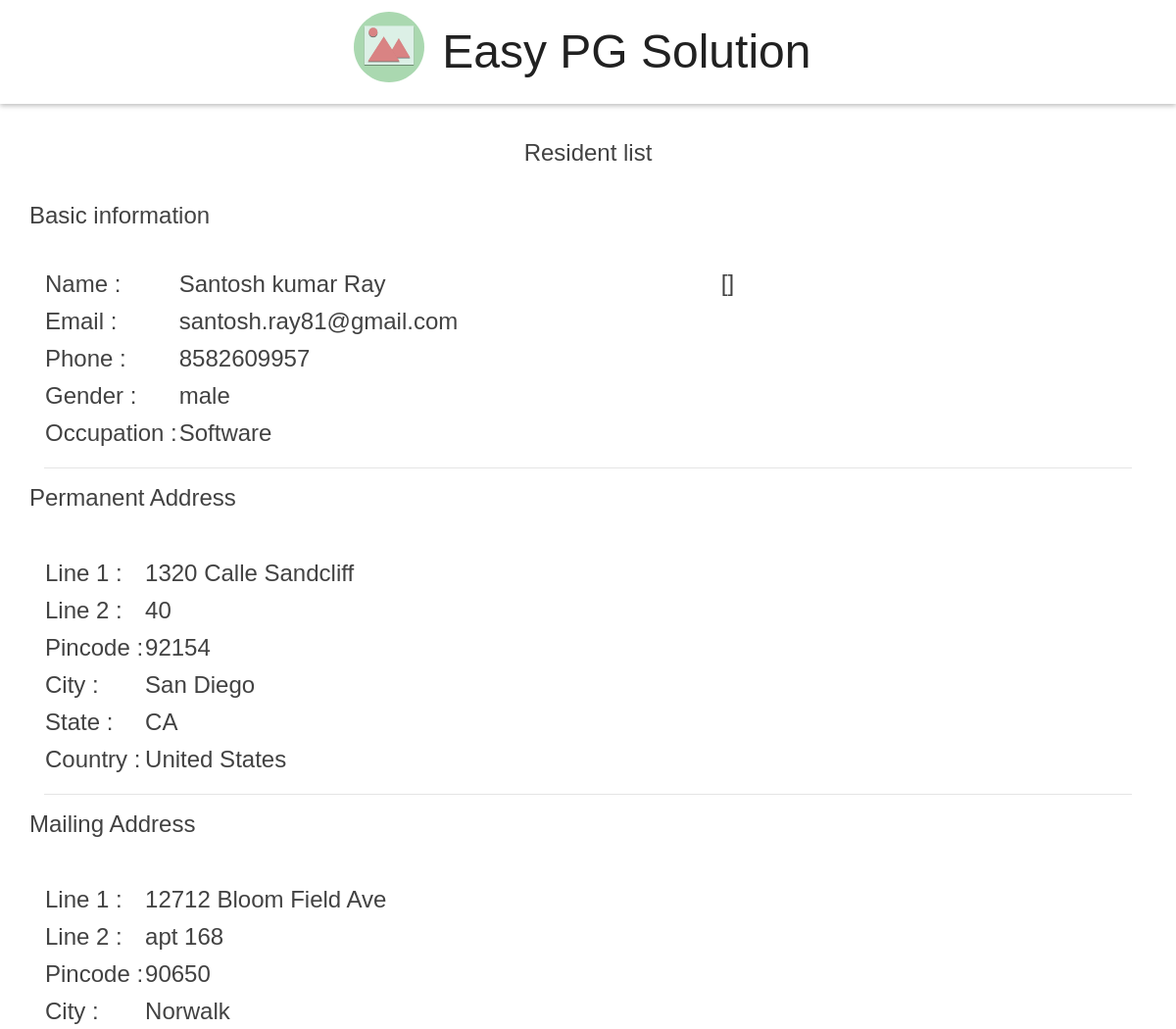
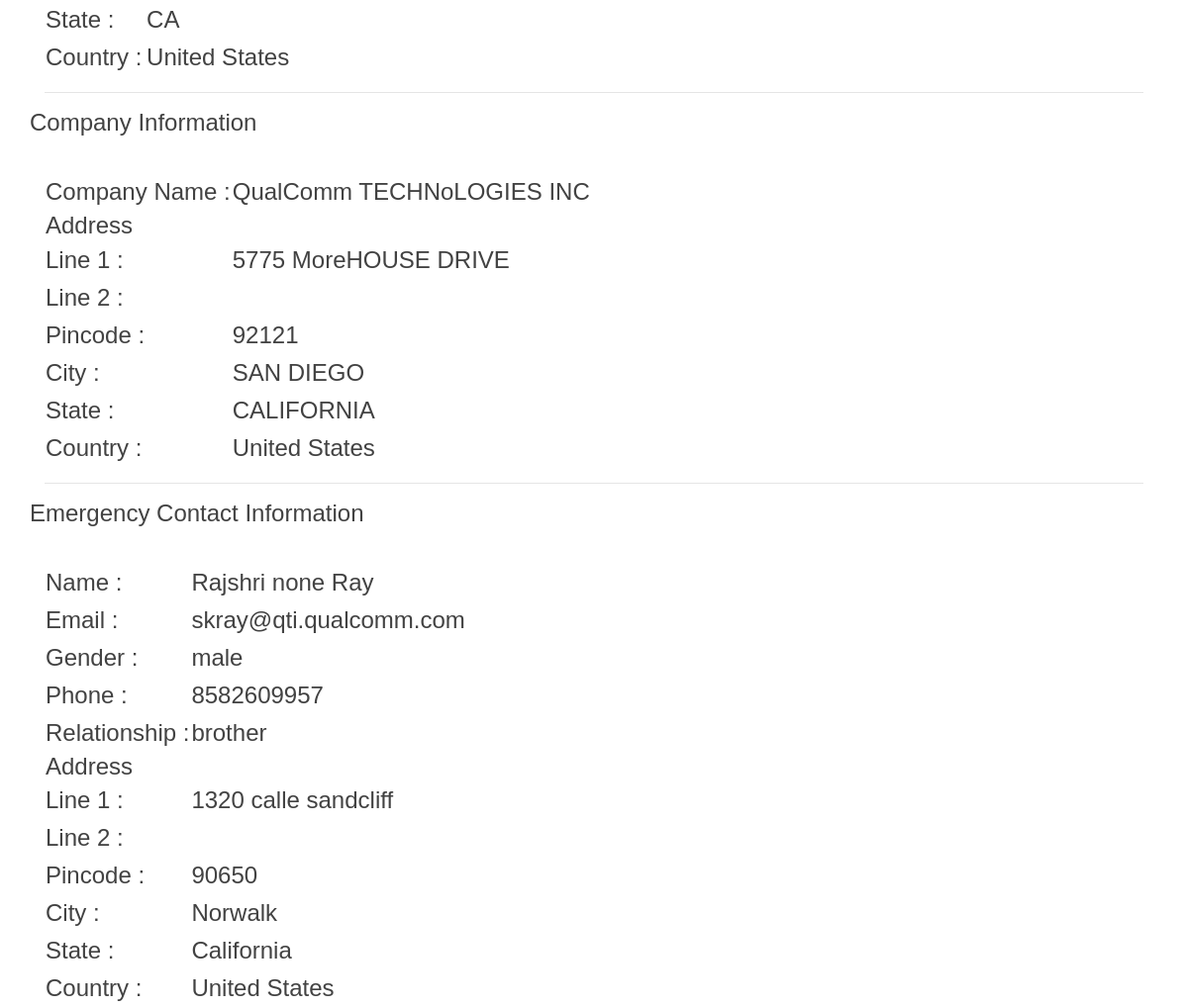
/useraccount/residentlist/, run on the app's committed database (2 pictures, top to bottom).
### userAccountApp/models.py (models this page shows, shortened)
class PersonalInfoRecord(models.Model):
    id = models.AutoField(primary_key=True)
    first_name = models.CharField(max_length=254,default="nothing",null=True)
    last_name  = models.CharField(max_length=254,default="nothing",null=True)
    middle_name = models.CharField(max_length=254,default="nothing",null=True)
    email = models.EmailField(max_length=254,null=True)
    gender = models.CharField(max_length=254,default="nothing",null=True)
    phone = models.CharField(max_length=20,default="99999999",null=True)

class UserAccountRecord(models.Model):
    id = models.AutoField(primary_key=True)
    userInfo = models.ForeignKey(PersonalInfoRecord,related_name="userInfo",null=True,on_delete=models.CASCADE)
    permanentAddress = models.ForeignKey(AddressRecord,related_name="permanentAddress",null=True,on_delete=models.CASCADE)
    mailingAddress = models.ForeignKey(AddressRecord,related_name="mailingAddress",null=True,on_delete=models.CASCADE)
    profilePhotolist = models.TextField(default='[]')
    idVerificationInfo = models.ForeignKey(IdVerificationRecord,related_name="idVerification",null=True,on_delete=models.CASCADE)
    companyInfo = models.ForeignKey(CompanyInfoRecord,related_name="companyInfo",null=True,on_delete=models.CASCADE)
    emergencyContactInfo = models.ForeignKey(EmergencyContactRecord,related_name="emergencyContactInfo",null=True,on_delete=models.CASCADE)
    occupation = models.CharField(max_length=254,default="occupation",null=True)
    def __str__(self):
      return  str(self.__dict__)

class AddressRecord(models.Model):
    id = models.AutoField(primary_key=True)
    addrLine1 = models.CharField(max_length=200,default="nothing",null=True)
    addrLine2 = models.CharField(max_length=200,default="nothing",null=True)
    pincode = models.CharField(max_length=10,default="nothing",null=True)
    city = models.CharField(max_length=100,default="nothing",null=True)
    state = models.CharField(max_length=100,default="nothing",null=True)
    country = models.CharField(max_length=100,default="nothing",null=True)

class CompanyInfoRecord(models.Model):
    id = models.AutoField(primary_key=True)
    companyName = models.CharField(max_length=254,default="nothing",null=True)
    companyAddress = models.ForeignKey(AddressRecord,related_name="companyAddress",null=True,on_delete=models.CASCADE)

class EmergencyContactRecord(models.Model):
    id = models.AutoField(primary_key=True)
    contactInfo1 = models.ForeignKey(PersonalInfoRecord,related_name="emergencyInfo1",null=True,on_delete=models.CASCADE)
    contactAddress1 = models.ForeignKey(AddressRecord,related_name="emergencyAddress1",null=True,on_delete=models.CASCADE)
    relationship1 = models.CharField(max_length=254,default="nothing",null=True)
    contactInfo2 = models.ForeignKey(PersonalInfoRecord,related_name="emergencyInfo2",null=True,on_delete=models.CASCADE)
    contactAddress1 = models.ForeignKey(AddressRecord,related_name="emergencyAddress2",null=True,on_delete=models.CASCADE)
    relationship2 = models.CharField(max_length=254,default="nothing",null=True)

### userAccountApp/views.py (the view)
def residentlist(request):
    res_dict={}
    user_record  =  UserAccountRecord.objects.get(pk=21)
    print(user_record)
    if user_record:
        res_dict["status"] = "NO_ERROR"
        res_dict["payload"] = {}
        res_dict["payload"]["user_record"] = user_record
        print(eval(user_record.profilePhotolist))
    return render(request,'useraccount/residentlist.html',context=res_dict)

### templates/useraccount/residentlist.html
{% extends 'useraccount/base.html' %}
{% block body %}
<div class="container">
  <br>
  <h4>Resident list</h4>
  <br>
  {% if status == "NO_ERROR" and payload.user_record and payload.user_record.userInfo %}
    <div class="row">
      <h4>Basic information</h4>
    </div>
    <br>
    <div class="row">
        <div class="col-md-6">
           <table class="alignleft"  >
             {% with userinfo=payload.user_record.userInfo %}
             <tr>
               <td >Name : </td>
               <td>
                 {{userinfo.first_name}} {{userinfo.middle_name}} {{userinfo.last_name}}</td>
             </tr>
             <tr>
               <td >Email : </td>
               <td>{{userinfo.email}} </td>
             </tr>
             <tr>
               <td >Phone : </td>
               <td>{{userinfo.phone}} </td>
             </tr>
             <tr >
               <td>Gender    : </td>
               <td>{{userinfo.gender}} </td>
             </tr>
             <tr>
               <td >Occupation : </td>
               <td>{{payload.user_record.occupation}} </td>
             </tr>
             {%endwith%}
           </table>
        </div>
        <div class="col-md-3">
          {{payload.user_record.profilePhotolist}}
        </div>
    </div>
  {%endif%}
<hr>
  {% if status == "NO_ERROR" and payload.user_record and payload.user_record.permanentAddress %}
    <div class="row">
      <h4>Permanent Address</h4>
      <br>
    </div>
    <br>
    <div class="row">
        <div class="col-md-6">
           <table class="alignleft" >
             {% with pAddr=payload.user_record.permanentAddress %}
             <tr >
               <td> Line 1 : </td>
                <td> {{pAddr.addrLine1}} </td>
             </tr>
             <tr  >
               <td > Line 2 : </td>
               <td>{{pAddr.addrLine2}} </td>
             </tr>
             <tr >
               <td > Pincode : </td>
               <td>{{pAddr.pincode}} </td>
             </tr>
             <tr >
               <td >City : </td>
               <td>{{pAddr.city}} </td>
             </tr>
             <tr >
               <td >State : </td>
               <td>{{pAddr.state}} </td>
             </tr>
             <tr >
               <td >Country : </td>
               <td>{{pAddr.country}} </td>
             </tr>
             {%endwith%}
           </table>
        </div>
    </div>
  {%endif%}
  <hr>
    {% if status == "NO_ERROR" and payload.user_record and payload.user_record.mailingAddress %}
      <div class="row">
        <h4>Mailing Address</h4>
        <br>
      </div>
      <br>
      <div class="row">
          <div class="col-md-6">
             <table class="alignleft" >
               {% with mAddr=payload.user_record.mailingAddress %}
               <tr >
                 <td> Line 1 : </td>
                  <td> {{mAddr.addrLine1}} </td>
               </tr>
               <tr  >
                 <td > Line 2 : </td>
                 <td>{{mAddr.addrLine2}} </td>
               </tr>
               <tr >
                 <td > Pincode : </td>
                 <td>{{mAddr.pincode}} </td>
               </tr>
               <tr >
                 <td >City : </td>
                 <td>{{mAddr.city}} </td>
               </tr>
               <tr >
                 <td >State : </td>
                 <td>{{mAddr.state}} </td>
               </tr>
               <tr >
                 <td >Country : </td>
                 <td>{{mAddr.country}} </td>
               </tr>
               {%endwith%}
             </table>
          </div>
      </div>
    {%endif%}
<hr>
  {% if status == "NO_ERROR" and payload.user_record and payload.user_record.companyInfo %}
    <div class="row">
      <h4>Company Information </h4>
    </div>
    <br>
    <div class="row">
        <div class="col-md-10">
           <table class="alignleft" >
             {% with cInfo=payload.user_record.companyInfo %}
             <tr >
               <td> Company Name : </td>
                <td> {{cInfo.companyName}} </td>
             </tr>
             <tr>
               <td><h4>Address</h4></td>
               <td></td>
             </tr>
             <tr >
               <td> Line 1 : </td>
                <td> {{cInfo.companyAddress.addrLine1}} </td>
             </tr>
             <tr  >
               <td > Line 2 : </td>
               <td>{{cInfo.companyAddress.addrLine2}} </td>
             </tr>
             <tr >
               <td > Pincode : </td>
               <td>{{cInfo.companyAddress.pincode}} </td>
             </tr>
             <tr >
               <td >City : </td>
               <td>{{cInfo.companyAddress.city}} </td>
             </tr>
             <tr >
               <td >State : </td>
               <td>{{cInfo.companyAddress.state}} </td>
             </tr>
             <tr >
               <td >Country : </td>
               <td>{{cInfo.companyAddress.country}} </td>
             </tr>
             {%endwith%}
           </table>
        </div>
    </div>
  {%endif%}
  <hr>
    {% if status == "NO_ERROR" and payload.user_record and payload.user_record.emergencyContactInfo %}
      <div class="row">
        <h4>Emergency Contact Information </h4>
      </div>
      <br>
      <div class="row">
          <div class="col-md-10">
             <table class="alignleft" >
               {% with ecInfo=payload.user_record.emergencyContactInfo %}
               <tr >
                 <td> Name : </td>
                  <td> {{ecInfo.contactInfo1.first_name}} {{ecInfo.contactInfo1.middle_name}} {{ecInfo.contactInfo1.last_name}} </td>
               </tr>
               <tr >
                 <td> Email : </td>
                 <td> {{ecInfo.contactInfo1.email}} </td>
               </tr>
               <tr >
                 <td> Gender : </td>
                 <td> {{ecInfo.contactInfo1.gender}} </td>
               </tr>
               <tr >
                 <td> Phone : </td>
                 <td> {{ecInfo.contactInfo1.phone}} </td>
               </tr>
               <tr >
                 <td> Relationship : </td>
                 <td> {{ecInfo.relationship1}} </td>
               </tr>
               <tr>
                 <td><h4>Address</h4></td>
                 <td></td>
               </tr>
               <tr >
                 <td> Line 1 : </td>
                  <td> {{ecInfo.contactAddress1.addrLine1}} </td>
               </tr>
               <tr  >
                 <td > Line 2 : </td>
                 <td>{{ecInfo.contactAddress1.addrLine2}} </td>
               </tr>
               <tr >
                 <td > Pincode : </td>
                 <td>{{ecInfo.contactAddress1.pincode}} </td>
               </tr>
               <tr >
                 <td >City : </td>
                 <td>{{ecInfo.contactAddress1.city}} </td>
               </tr>
               <tr >
                 <td >State : </td>
                 <td>{{ecInfo.contactAddress1.state}} </td>
               </tr>
               <tr >
                 <td >Country : </td>
                 <td>{{ecInfo.contactAddress1.country}} </td>
               </tr>
               {%endwith%}
             </table>
          </div>
      </div>
    {%endif%}
</div>
{% endblock %}

### templates/useraccount/base.html (shortened to what this page needs)
<!DOCTYPE html>
{%load staticfiles%}
<html>
<head>
    <link rel="stylesheet" href="https://maxcdn.bootstrapcdn.com/bootstrap/4.0.0/css/bootstrap.min.css">
    <link rel="stylesheet" href="{%static "css/app.css"%}">
    <link rel="stylesheet" href="http://weloveiconfonts.com/api/?family=zocial">
</head>
<body>
  {% block header %}
  <header class="header">
    <div class="header__inner">
      <img class="header__logo" src="{%static "img/PG-icon.svg"%}" alt="icon of PG">
      <h1 class="header__title">
        Easy PG Solution
      </h1>
    </div>
  </header>
 {% endblock %}
{% block body %}{% endblock %}
</body>
<html>

### static/css/app.css (style rules this page uses)
body, html { margin: 0; padding: 0; width: 100%; height: 100%; text-align: center; }
body { font-family: arial; font-size: 24px; color: #424242; }
h1, h2, h3, h4, h5 { margin: 0; }
header, nav, footer, section, article, div { box-sizing: border-box; }
.header { box-shadow: 0 2px 5px rgba(0, 0, 0, 0.26); min-height: 56px; transition: min-height 0.3s; }
.header__inner { width: 100%; margin-left: auto; margin-right: auto; }
.header__logo { height: 72px; vertical-align: top; margin-top: 12px; }
.header__title { font-weight: 300; font-size: 2em; margin: 0.5em 0.25em; display: inline-block; color: #212121; }
.alignleft { text-align:left; }

### data on the page
PersonalInfoRecord: first_name "Santosh", middle_name "kumar", last_name "Ray", email "santosh.ray81@gmail.com", phone "8582609957", gender "male"
UserAccountRecord: user_record.occupation "Software", user_record.profilePhotolist "[]"
AddressRecord: addrLine1 "1320 Calle Sandcliff", addrLine2 "40", pincode "92154", city "San Diego", state "CA", country "United States"
AddressRecord: addrLine1 "12712 Bloom Field Ave", addrLine2 "apt 168", pincode "90650", city "Norwalk", state "CA", country "United States"
CompanyInfoRecord: companyName "QualComm TECHNoLOGIES INC", companyAddress.addrLine1 "5775 MoreHOUSE DRIVE", companyAddress.pincode "92121", companyAddress.city "SAN DIEGO", companyAddress.state "CALIFORNIA", companyAddress.country "United States"
EmergencyContactRecord: contactInfo1.first_name "Rajshri", contactInfo1.middle_name "none", contactInfo1.last_name "Ray", contactInfo1.email "skray@qti.qualcomm.com", contactInfo1.gender "male", contactInfo1.phone "8582609957", relationship1 "brother", contactAddress1.addrLine1 "1320 calle sandcliff", contactAddress1.pincode "90650", contactAddress1.city "Norwalk", contactAddress1.state "California", contactAddress1.country "United States"
